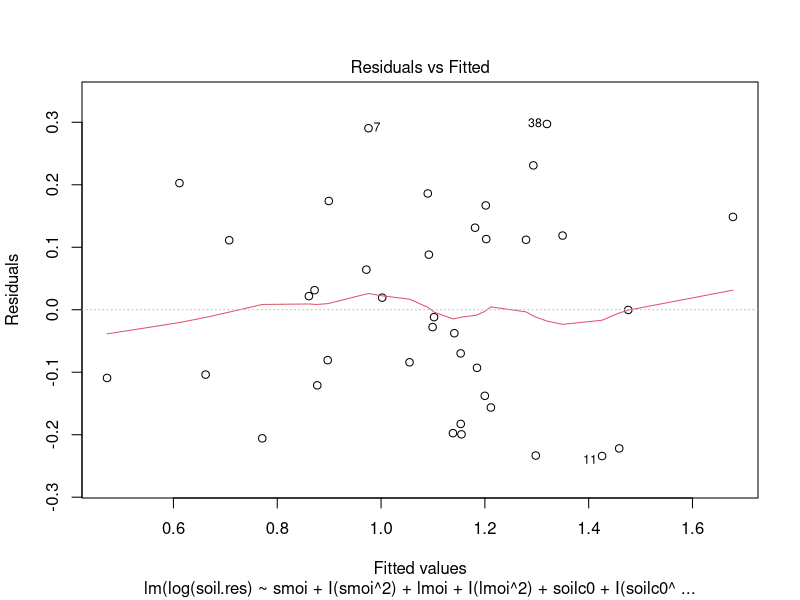
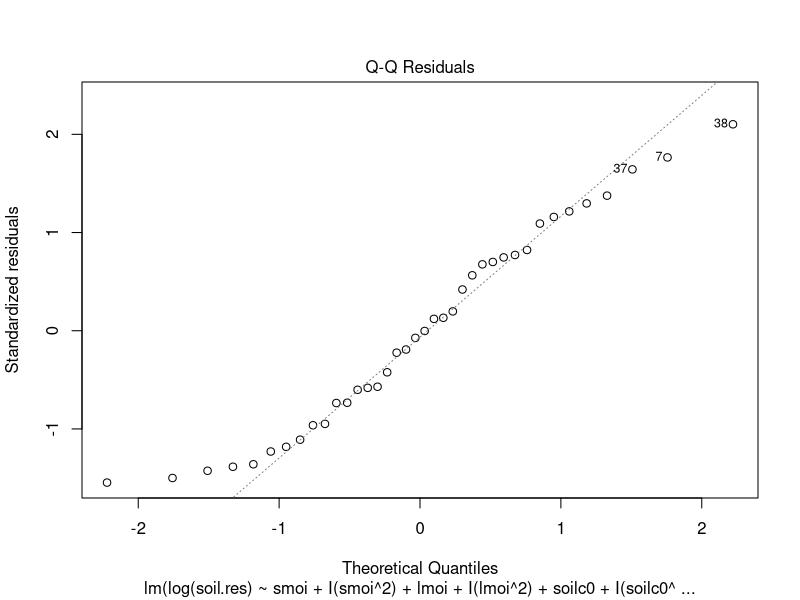
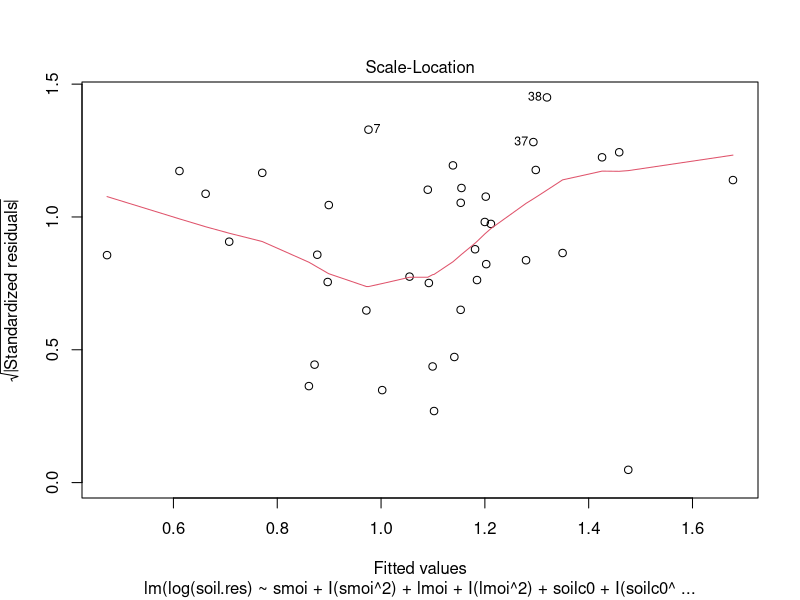
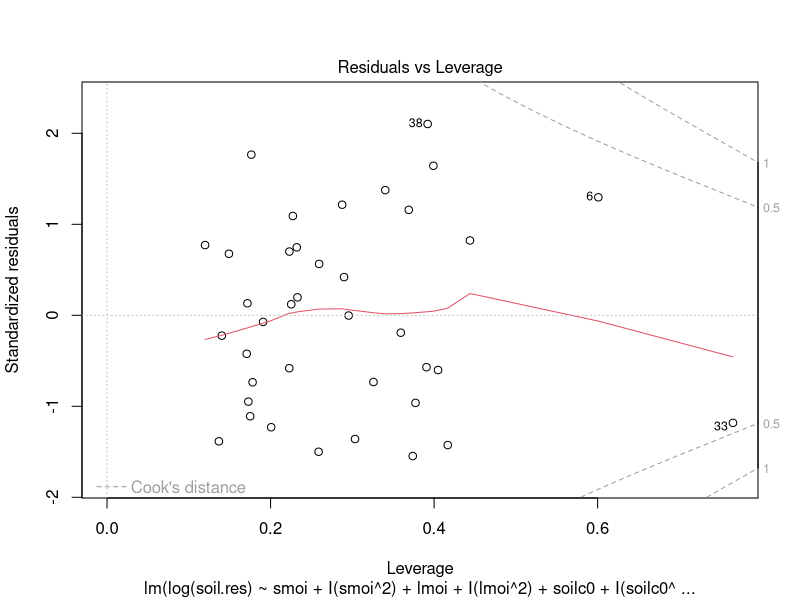
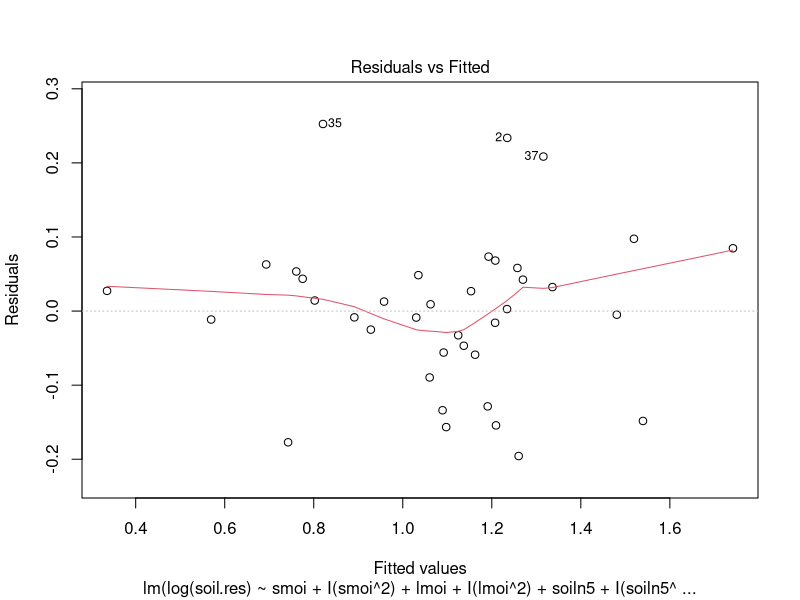
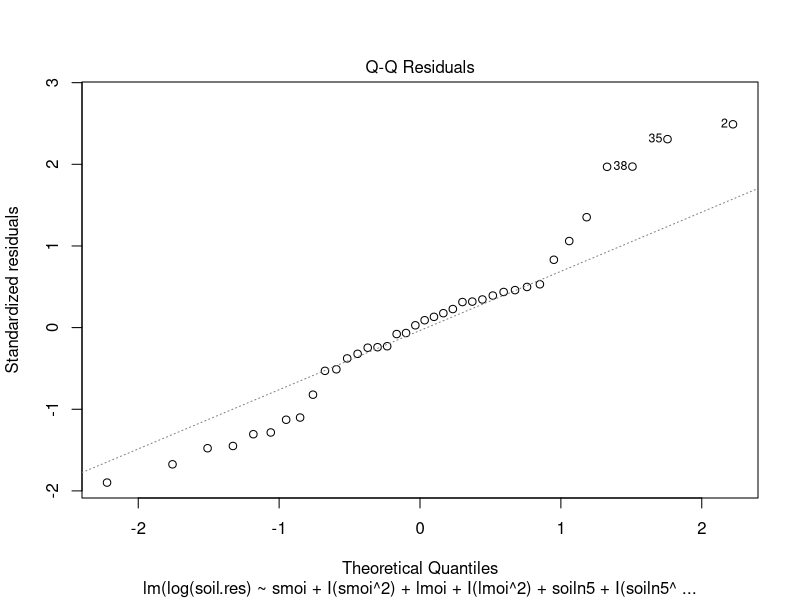
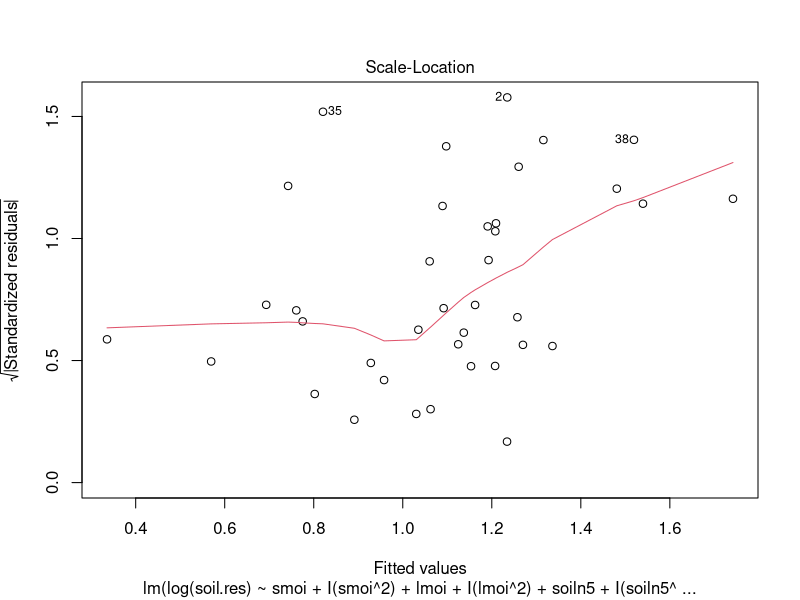
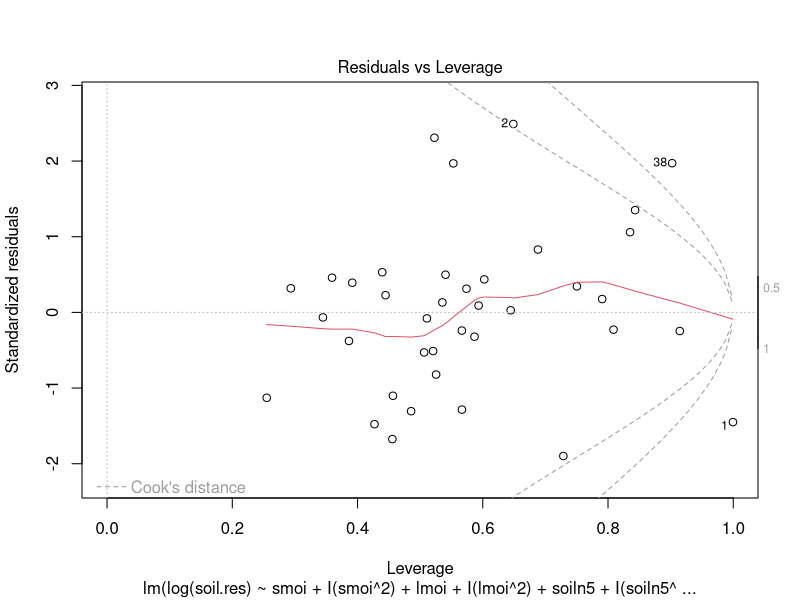

These charts were generated, in order, by the following R code:
# Projekt 10 – Bodenatmung
# Modellvalidierung

# Pakete laden
library(boot)   #Funtkion fuer Cross validation
library(lmtest) #Breusch-Pagan-test -> "Tests zur Pruefung von Heteroskedastizitaet" 

# Daten einlesen
hainich.data <- read.csv("hainich.csv", sep=";")

#best-Modell (Modell aus Teil 1) wird validiert
#evtl. aendern, falls modell nochmals angepasst wird

best_model <- lm(log(soil.res) ~ smoi + I(smoi^2) + lmoi + I(lmoi^2) + soilc0 + I(soilc0^2) + I(litdoc^2)
                 + rootdw0 + I(rootdw0^2) + rootc5, data = hainich.data)

model_big <- lm(log(soil.res) ~ smoi + I(smoi^2) + lmoi + I(lmoi^2) +
                  soiln5 + I(soiln5^2) + soilc0 + I(soilc0^2) + soilc5 + I(soilc5^2) +
                  I(sno35^2) + I(litdoc^2) + rootdw0 + I(rootdw0^2) + rootdw5 +
                  I(rootdw5^2) + temp.0 + I(temp.0^2) + temp.15 + I(temp.15^2) +
                  rootc5,
                data = hainich.data)

#Zur Uebersicht (dem allgemeinen Verstaendnis)
# Modelluebersicht
#summary(best_model)
#summary(model_big)

# Diagnostikplots des Modells
plot(best_model)
plot(model_big)

#Vergleich der finalen Modelle ueber BIC
bic_best <- BIC(best_model)
bic_big  <- BIC(model_big)

#LOOCV: Modell wird n-mal geschaetzt, jeweils eine Beobachtung weggelassen
cv_rmse_loocv <- function(formula, data){
  glm.fit <- glm(formula, data = data)
  cv.out <- cv.glm(data, glm.fit)
  sqrt(cv.out$delta[1])
}

#k-fold Cross Validation: Datensatz wird in k Teile aufgeteilt
cv_rmse_kfold <- function(formula, data, K = 10){
  glm.fit <- glm(formula, data = data)
  cv.out <- cv.glm(data, glm.fit, K = K)
  sqrt(cv.out$delta[1])
}

#LOOCV-RMSE fuer beide Modelle
rmse_loocv_best <- cv_rmse_loocv(formula(best_model), hainich.data)
rmse_loocv_big  <- cv_rmse_loocv(formula(model_big), hainich.data)

#10-fold-CV-RMSE fuer beide Modelle
rmse_kfold_best <- cv_rmse_kfold(formula(best_model), hainich.data, K = 10)
rmse_kfold_big  <- cv_rmse_kfold(formula(model_big), hainich.data, K = 10)


#Ausgabe der Ergebnisse
cat("BIC (best_model):", bic_best, "\n")
cat("BIC (model_big):", bic_big, "\n\n")

cat("LOOCV RMSE (best_model):", rmse_loocv_best, "\n")
cat("LOOCV RMSE (model_big):", rmse_loocv_big, "\n\n")

cat("10-fold CV RMSE (best_model):", rmse_kfold_best, "\n")
cat("10-fold CV RMSE (model_big):", rmse_kfold_big, "\n\n")

cat(
  "- Trainings RMSE: 0.15; LOOCV RMSE: 0.23; 10-fold RMSE: 0.24 -> Fehler fuer neue Daten ist groesser als im Training\n",
  "- Deutlich groesserer Vorhersagefehler fuer grosses Modell -> Overfitting\n\n"
)

#Test auf Normalverteilung Residuen
#mit shapiro wilk test
#reduziertes mdoel
print(shapiro.test(residuals(best_model)))

#test auf konstante Varianz residuen
#breusch pagan test: Tests zur Pruefung von Heteroskedastizitaet.
#reduziertes modell
print(bptest(best_model))

#model_big: shapiro
print(shapiro.test(residuals(model_big)))
#model_big:breusch
print(bptest(model_big))



cat(
  "- Shapiro: gibt keinen statistischen Hinweis, dass die Residuen nicht normalverteilt sind -> Normalitaetsannahme plausibel erfuellt\n",
  "-> passt typischerweise auch zum QQ-Plot, wenn die Punkte ungefaehr auf der Linie liegen\n",
  "- Breusch-Pagan-Test: keine Hinweise auf Heteroskedastizitaet -> Residuen haben ungefaehr konstante Varianz\n"
)

#beobachten (wichtige)
#cook's Distance misst Einfluss einzelner Beobachtungen
cook <- cooks.distance(best_model)

#typische Schwelle
cook.limit <- 4 / nrow(hainich.data)

print(which(cook > cook.limit))
cook.limit

cat(
  "- beobachtungen mit Cook's Distance >4/n gelten als potenziell einflussreich\n",
  "-> Beobachtungen 4, 6, 8, 33, 37, 38 ueberschritten Schwelle\n",
  "-> Punkte koennen einen relativ starken Einfluss auf Modellschaetzung haben\n"
)

#-> plots
#cooks distanz plot
plot(cook, type = "h",
     main = "Cook's Distance",
     ylab = "Cook's D")
abline(h = cook.limit, col = 2, lty = 2)
